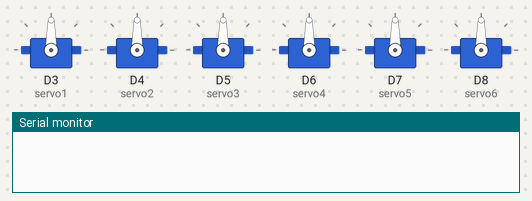
A sketch run on a simulated ESP8266 (NodeMCU). Shown: 6 × servo, the last lines printed to the serial monitor. WiFi joins after 1.5 s; servers stay silent unless stated.

Above: at 0.0 s.
At 1.8 s:
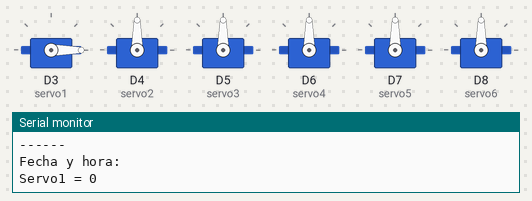
At 4.8 s:
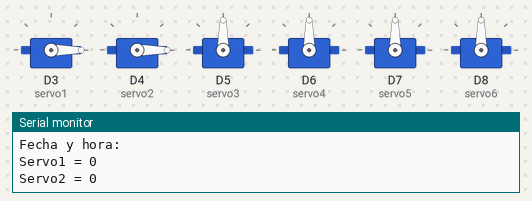
At 7.8 s:
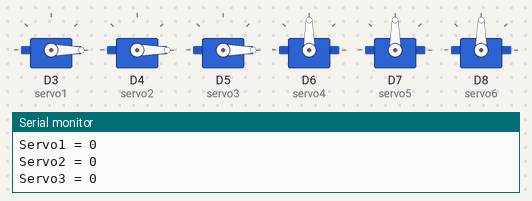
At 10.8 s:
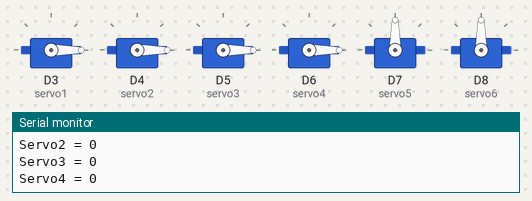
At 16.8 s:
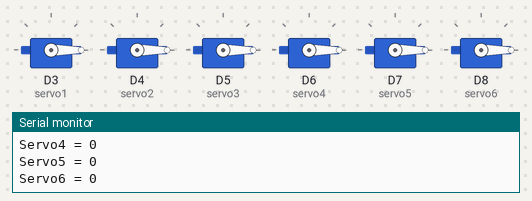
Timing chart, 0 to 18.3 s (numbered marks = the images above):
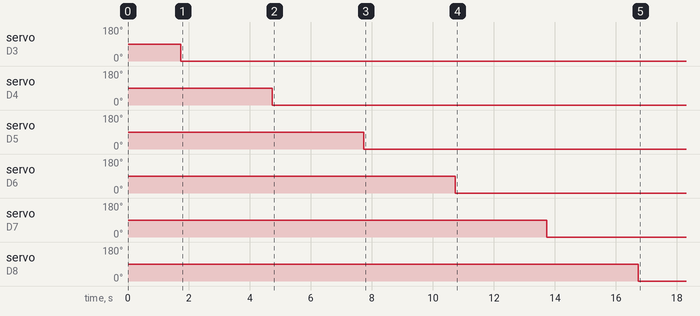

Measured:
- by itself, servo on D3 (servo1): 90° → 0° at 1.7 s
- by itself, servo on D4 (servo2): 90° → 0° at 4.7 s
- by itself, servo on D5 (servo3): 90° → 0° at 7.7 s
- by itself, servo on D6 (servo4): 90° → 0° at 10.7 s
- by itself, servo on D7 (servo5): 90° → 0° at 13.7 s
- by itself, servo on D8 (servo6): 90° → 0° at 16.7 s

The sketch:

servoTecnube.ino
```cpp
//Eugenio Perdomo, Germán Torres,  Andrés Romano
#include <ESP8266WiFi.h>
#include <ESP8266HTTPClient.h>
#include <Servo.h>

#define MAX_ITEMS 7 //fecha + 6 servos
#define WAIT_TIME 30000

//----------------------------------------------------------------------------

// Sustituir por los datos de vuestro WiFi
const char* ssid = "Abierta";; // Rellena con el nombre de tu red WiFi
const char* password = ""; // Rellena con la contraseña de la red WiFi
String url = "http://tecnube.online/ti/andres.romano/status.info";//URL host

HTTPClient http;
WiFiClient client;

String line, d_info;
Servo servo1, servo2, servo3, servo4, servo5, servo6;
int servoPosIni;

void setup()
{
  Serial.begin(115200);

  servo1.attach(D3, 500, 2400);
  servo2.attach(D4, 500, 2400);
  servo3.attach(D5, 500, 2400);
  servo4.attach(D6, 500, 2400);
  servo5.attach(D7, 500, 2400);
  servo6.attach(D8, 500, 2400);
  delay(10);

  // Conectar a la red WiFi
  /* Configura el ESP8266 como cliente WiFi. Si no se hace
     se configura como cliente y punto de acceso al mismo tiempo */
  WiFi.mode(WIFI_STA); // Modo cliente WiFi
  WiFi.begin(ssid, password);

  // Espera a estar conectado a la red WiFi
  while (WiFi.status() != WL_CONNECTED) {
    delay(500); Serial.print(".");
  }
  Serial.println();
  Serial.print("Conectandose a: ");
  Serial.println(ssid);
  Serial.println("");
  Serial.println("WiFi conectado");
  Serial.println("Direccion IP: ");
  Serial.println(WiFi.localIP()); // Mostrar la direccion IP
  servoPosIni = 90;
  servo1.write(servoPosIni);
  servo2.write(servoPosIni);
  servo3.write(servoPosIni);
  servo4.write(servoPosIni);
  servo5.write(servoPosIni);
  servo6.write(servoPosIni);
}
//****************************************************************************
String getValue(String data, char separator, int index)
{
  int found = 0;
  int strIndex[] = {0, 0};
  int maxIndex = data.length()-1;

  for(int i=0; i<=maxIndex && found<=index; i++){
    if( (data.charAt(i)==separator) || (i==maxIndex) ){
        found++;
        strIndex[0] = strIndex[1]+1;
        strIndex[1] = (i == maxIndex) ? i+1 : i;
    }
  }

  return found>index ? data.substring(strIndex[0], strIndex[1]) : "";
}
//****************************************************************************

void loop() {
  Serial.print("conectando a ");
  Serial.println(url);
  http.begin(client, url); // <1KB payload

  int httpCode = http.GET();  // Realizar petición
  String payload = http.getString();  // Obtener respuesta

  Serial.printf("[HTTP] GET... code: %d\n", httpCode);   //Print HTTP return code
  Serial.println("Mostrando el contenido de Status.info: ");
  Serial.println(payload);    // Mostrar respuesta por serial

  http.end();  //Close connection

  // Consutar la memoria libre
  Serial.printf("\nMemoria libre en el ESP8266: %d Bytes\n\n",ESP.getFreeHeap());
  Serial.println("------");
  // Procesar la info recibida
  for (int i=0; i < MAX_ITEMS; i++){
    d_info = getValue(payload,';',i);

    if (i==0) {
      Serial.print("Fecha y hora: "); Serial.println(d_info);
    }
    if (i==1) {
      Serial.print("Servo"); Serial.print(i); Serial.print(" = "); Serial.println(d_info.toInt());
      servo1.write(d_info.toInt());
      delay(3000);
    }
    if (i==2) {
      Serial.print("Servo"); Serial.print(i); Serial.print(" = "); Serial.println(d_info.toInt());
      servo2.write(d_info.toInt());
      delay(3000);
    }
    if (i==3) {
      Serial.print("Servo"); Serial.print(i); Serial.print(" = "); Serial.println(d_info.toInt());
      servo3.write(d_info.toInt());
      delay(3000);
    }
    if (i==4) {
      Serial.print("Servo"); Serial.print(i); Serial.print(" = "); Serial.println(d_info.toInt());
      servo4.write(d_info.toInt());
      delay(3000);
    }
    if (i==5) {
      Serial.print("Servo"); Serial.print(i); Serial.print(" = "); Serial.println(d_info.toInt());
      servo5.write(d_info.toInt());
      delay(3000);
    }
    if (i==6) {
      Serial.print("Servo"); Serial.print(i); Serial.print(" = "); Serial.println(d_info.toInt());
      servo6.write(d_info.toInt());
      delay(3000);
    }
  }
  delay(WAIT_TIME);
}
```
